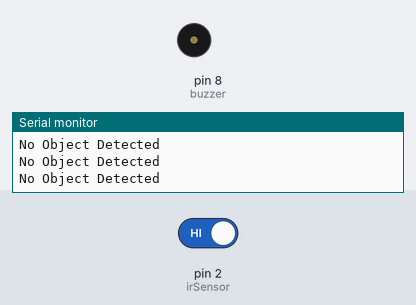
A sketch run on a simulated Arduino Uno, built with avr-gcc and run on an emulated ATmega328P. Shown: buzzer (waves = sounding, pin HIGH), the last lines printed to the serial monitor. Inputs (shaded band) come from the test bench; at power-on: pin 2 (irSensor) HIGH.

Above: at 1.8 s.
1.9 s: pin 2 (irSensor) driven LOW
At 2.6 s:
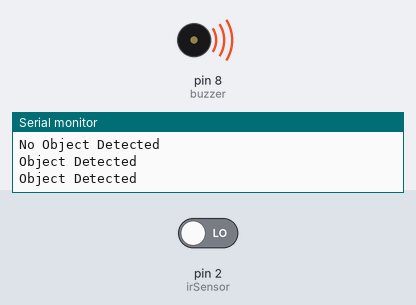
3.5 s: pin 2 (irSensor) driven HIGH
At 4.9 s:
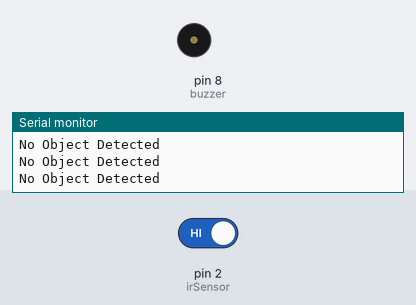
Timing chart, 0 to 6.5 s (numbered marks = the images above; inputs shaded):
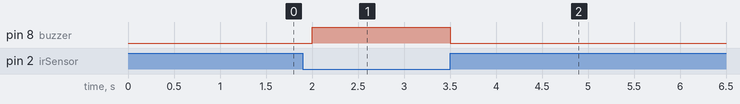

The sketch:

Arduino_IR_Obstacle_Alarm.ino
```cpp
/*
   IR Sensor + Buzzer Object Detection
   If object is detected → buzzer ON
   If no object → buzzer OFF
*/

int irSensor = 2;   // IR sensor connected to pin 2
int buzzer   = 8;   // Buzzer connected to pin 8

void setup()
{
  // Start serial communication
  Serial.begin(9600);

  // Set pin modes
  pinMode(irSensor, INPUT);
  pinMode(buzzer, OUTPUT);
}

void loop()
{
  // Read IR sensor value
  int sensorStatus = digitalRead(irSensor);

  // Check if object is detected
  if (sensorStatus == LOW)
  {
    digitalWrite(buzzer, HIGH);      // Turn buzzer ON
    Serial.println("Object Detected");
  }
  else
  {
    digitalWrite(buzzer, LOW);       // Turn buzzer OFF
    Serial.println("No Object Detected");
  }

  delay(500);
}
```

Measured:
- after the input at 1.9 s, pin 8 (buzzer): LOW → HIGH after 0.10 s
- after the input at 3.5 s, pin 8 (buzzer): HIGH → LOW at once
